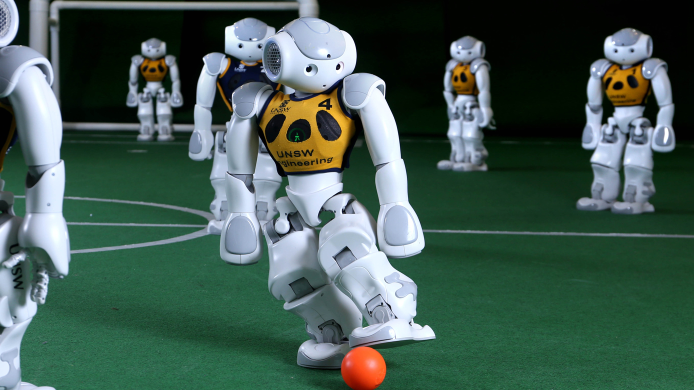
//> input picture Lab 5 | Segmentation/src/robocup.jpg, 1387 x 780 px (shown at 1/2 size)
$ ./task3 robocup.jpg   (built with g++ and OpenCV 4)
//> lines starting //> are read from the running program, lines starting //| are printed output that depends on the picture; after the words box and inside, x2 and y2 are one past the last pixel; in counts of white or black regions, pixels touching at a corner belong together
//
//  lab one.cpp
//  lab one
//
//  Created by Nicola Lorenzon on 06/03/23.
//
#include <stdio.h>
#include <iostream>
#include "../include/utilities_functions.h"
#include <opencv2/highgui.hpp>
#include <opencv2/imgproc/imgproc.hpp>

using namespace std;
using namespace cv;

const int LIGHT_ORANGE[3] = {11, 92, 132};
const int DARK_ORANGE[3] = {59, 172, 219};
const int BLUE[3] = {140, 54, 37};
const int MASK_COLOR[3] = {92, 37, 201};
const char* window_name = "segmented image";


// returns the matrix of the mask
Mat create_mask(Mat& mat, int m_B, int m_G, int m_R, int t) {
    Mat help_img = mat;
    Mat mask = Mat::zeros(Size(help_img.cols, help_img.rows), CV_8UC1);

    // iterate over rows
    for(int i = 0; i < help_img.rows; i++) {
        // iterate over columns
        for(int j = 0; j < help_img.cols; j++) {

            // check wether the gray values of the three channels are more distant of a threshold with respect to the mean
            if ( (abs(int(help_img.at<Vec3b>(i,j)[0]) - m_B) <= t) &&
                    (abs(int(help_img.at<Vec3b>(i,j)[1]) - m_G) <= t) &&
                    (abs(int(help_img.at<Vec3b>(i,j)[2]) - m_R) <= t)
                ) mask.at<uchar>(i, j) = 255;
            else mask.at<uchar>(i, j) = 0;
        }
    }
    return mask;
}

int main(int argc, char** argv) {
    // read the image
    Mat src = imread(argv[1]);
//> src is the input picture: 780 rows x 1387 cols, CV_8UC3; mean B, G, R 82.7, 92.1, 67.9

	Mat help_img, segmented_image;
	Mat mask[3];


    // create the window
    namedWindow(window_name, WINDOW_AUTOSIZE);

	src.convertTo(contrast_img, -1, 3, 10);
//> (this line was passed over: contrast_img is not available in this run)

	mask[0] = create_mask(src, LIGHT_ORANGE[0], LIGHT_ORANGE[1], LIGHT_ORANGE[2], 50);
//> after the loop in create_mask, `for(int i = 0; i < help_img.rows; i++)`:
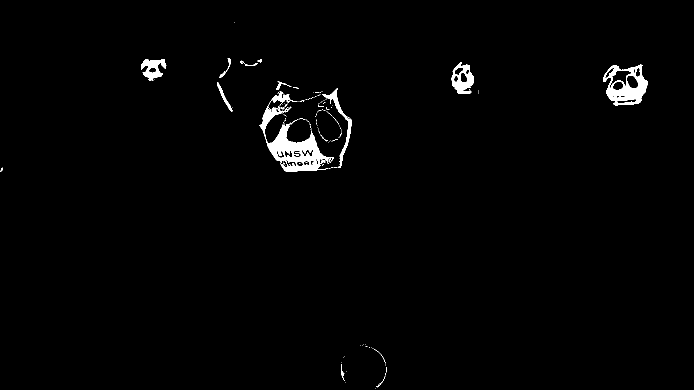
//> mask: 780 rows x 1387 cols, CV_8UC1 (shown at 1/2 size); 1.4% white; 146 white regions (129 under 20 px), largest, box (x1, y1, x2, y2) and area: (519, 210, 668, 344) 6057, (1206, 129, 1296, 211) 3487, (903, 125, 948, 188) 1464

	mask[1] = create_mask(src, DARK_ORANGE[0], DARK_ORANGE[1], DARK_ORANGE[2], 50);
//> call 2 of create_mask, with m_B = 59, m_G = 172, m_R = 219, t = 50
//> after the loop in create_mask (call 2), `for(int i = 0; i < help_img.rows; i++)`:
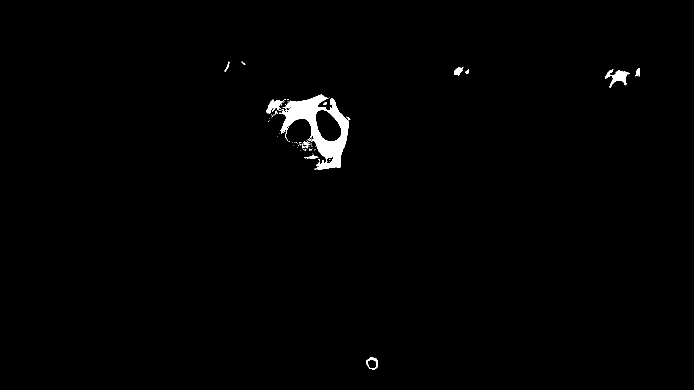
//> mask: 780 rows x 1387 cols, CV_8UC1 (shown at 1/2 size); 0.9% white; 74 white regions (60 under 20 px), largest, box (x1, y1, x2, y2) and area: (558, 189, 698, 339) 7582, (1210, 138, 1260, 176) 701, (533, 199, 572, 227) 467
//> (the run ends here: the program needs code that is not available in this run, at `mask[2] = create_mask(contrast_img, BLUE[0], BLUE[1], BLUE[2], 50);`)

$ run again, on Lab 5 | Segmentation/src/street_scene.png
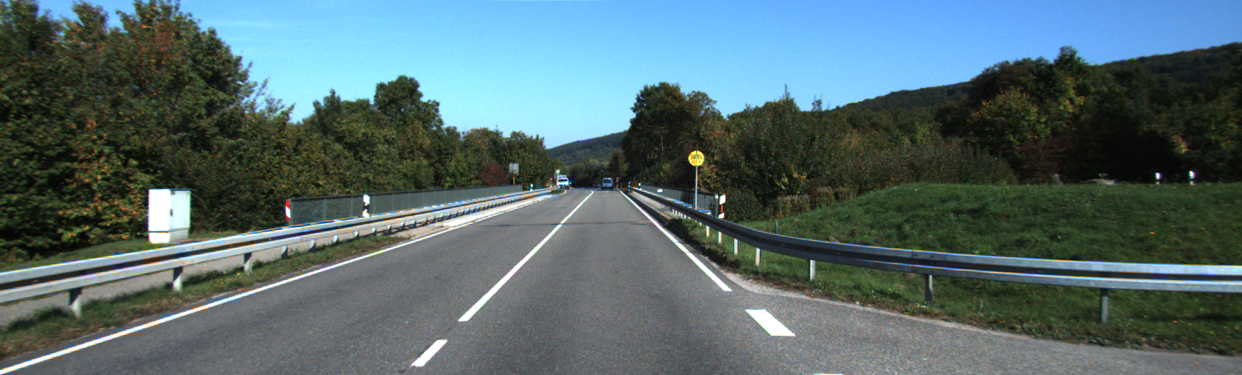
//> input picture Lab 5 | Segmentation/src/street_scene.png, 1242 x 375 px
//> src is the input picture: 375 rows x 1242 cols, CV_8UC3; mean B, G, R 109, 106.5, 85.4
//> after the loop in create_mask, `for(int i = 0; i < help_img.rows; i++)`:
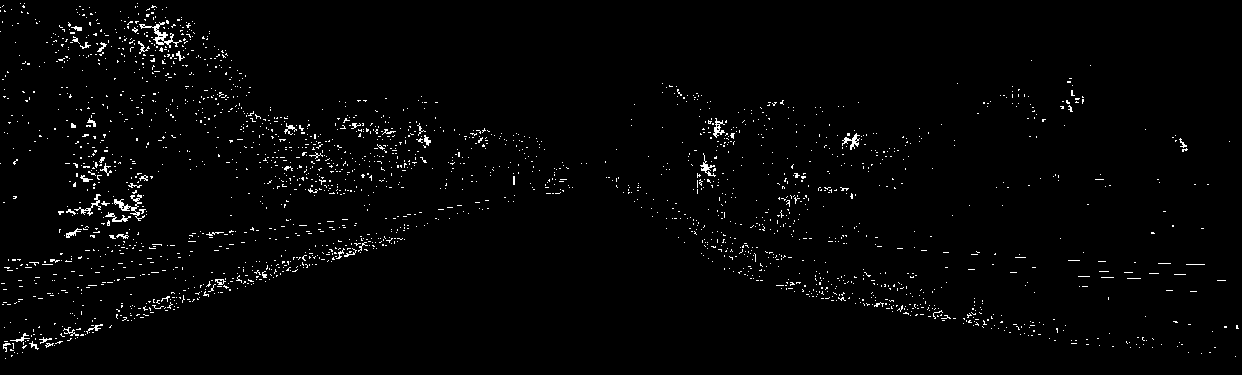
//> mask: 375 rows x 1242 cols, CV_8UC1; 1.8% white in thin lines or dots
//> after the loop in create_mask (call 2), `for(int i = 0; i < help_img.rows; i++)`:
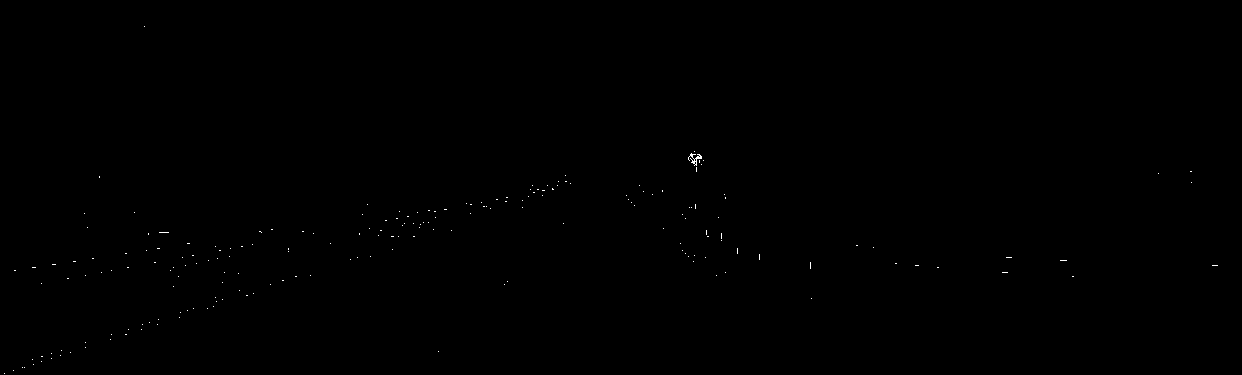
//> mask: 375 rows x 1242 cols, CV_8UC1; 0.09% white in thin lines or dots
